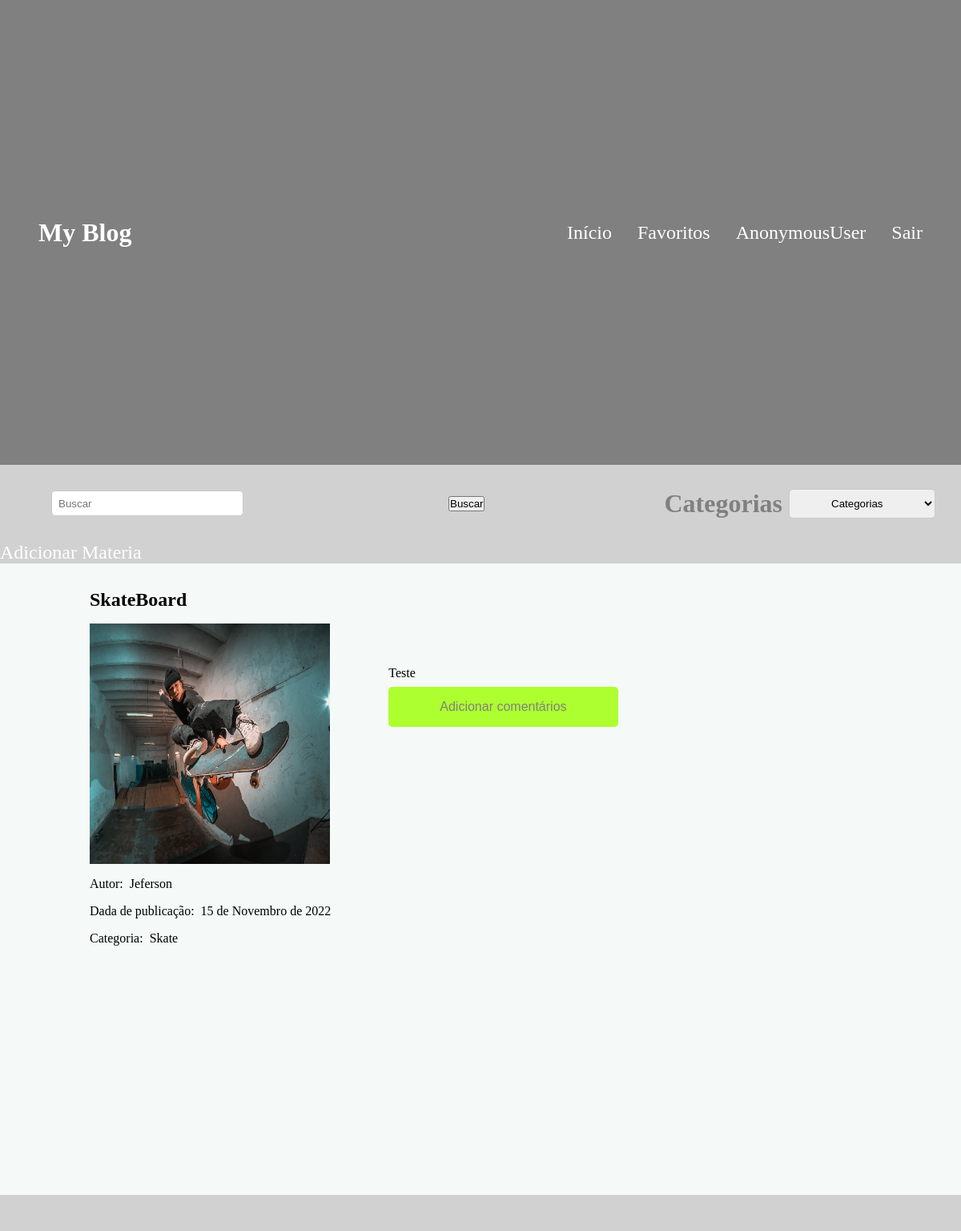
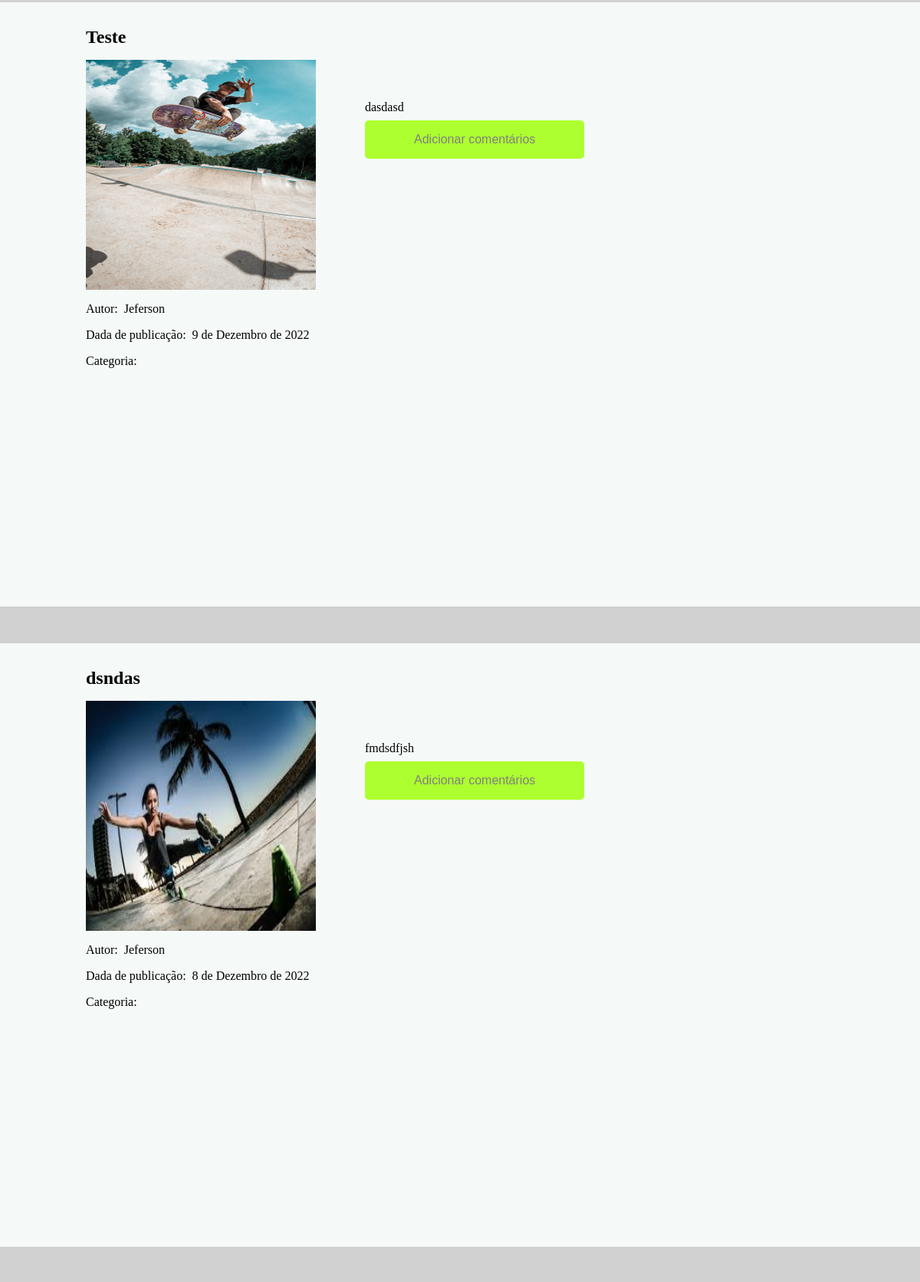
The page / (upper part) on the database its author committed (2 pictures, top to bottom).
### blog/models.py (models this page shows, shortened)
class Materia(models.Model):
    autor = models.CharField(max_length=255)
    titulo = models.CharField(max_length=255)
    descricao = models.CharField(max_length=255)
    categoria = models.CharField(max_length=255)
    data_publicacao = models.DateField()
    imagem = models.ImageField()

### blog/views.py (the view)
# urls.py: path('', views.index, name='blog'),
def index(request):
    if request.user.is_superuser:
        materias = Materia.objects.all()
        return render(request, 'index.html', {'materias':materias})
    else:
        materias = Materia.objects.all()
        return render(request, 'index.html', {'materias':materias})

### blog/templates/index.html (shortened to what this page needs)
{% load static %}
<!DOCTYPE html>
<html lang="en">
<head>
    <link rel="stylesheet" href="{% static 'home.css' %}">
</head>
<body>
    <div class="container">
        <div class="header">
            <h1>My Blog</h1>
            <div class="header-content">
                <ul>
                    <li><a href="./index.html">Início</a></li>
                    <li><a href="./favoritos.html">Favoritos</a></li>
                    <li><a href="">{{user}}</a></li>
                        <li><a href="{% url 'logout' %}">Sair</a></li>
                </ul>
            </div>
        </div>
        <form method="GET" action="{% url 'buscar' %}">
            <div class="buscar">
                <input type="text" name="termo" placeholder="Buscar">
                <button class="btn-buscar" type="submit">Buscar</button>
                <div class="container-categorias">
                    <h1>Categorias</h1>
                    <select name="" id="categoria">
                        <option value="">Categorias</option>
                    </select>
                </div>
            </div>
            <a class="button" href="{% url 'nova_publicacao' %}">Adicionar Materia</a>
        </form>
        <div class="posts">
            {% for materia in materias %}
            <div class="container-materia">
                <div class="publicacao">
                    <h2>{{materia.titulo}}</h2>
                    {% if materia.imagem %}
                        <img src="{{materia.imagem.url}}" alt="">
                    {% endif %}
                    <div class="info-autor">
                        <p>Autor:</p><span>{{materia.autor}}</span>
                    </div>
                    <div class="data">
                        <p>Dada de publicação:</p><span>{{materia.data_publicacao}}</span>
                    </div>
                    <div class="categoria">
                        <p>Categoria:</p><span>{{materia.categoria}}</span>
                    </div>
                </div>
                <div class="descricao">
                    <p>{{materia.descricao}}</p>
                    <button type="submit">Adicionar comentários</button>
                </div>
            </div>
            {% endfor %}
        </div>
    </div>
</body>
</html>

### blog/static/home.css (style rules this page uses)
* { margin: 0; padding: 0; box-sizing: border-box; text-decoration: none; list-style: none; }
.container { width: 100%; height: 100vh; background-color: rgb(209, 209, 209); overflow: auto; }
.header { height: 10%; display: flex; justify-content: space-between; align-items: center; padding: 0 3rem; background-color: gray; }
.header-content ul { display: flex; gap: 2rem; }
h1 { color: #fff; }
a { font-size: 1.5rem; color: #fff; }
.buscar { display: flex; justify-content: space-between; align-items: center; padding: 0 2rem; }
.buscar input { width: 15rem; height: 2rem; margin: 2rem; padding: 0 .5rem; border-radius: 5px; border: 1px solid rgb(204, 201, 201); }
.container-categorias { display: flex; gap: .5rem; }
.container-categorias h1 { color: gray; }
select { padding: 0 3rem; border: 1px solid rgb(204, 201, 201); border-radius: 5px; }
.posts { width: 100%; height: 100vh; display: flex; gap: 3rem; flex-wrap: wrap; }
.container-materia { width: 100%; display: flex; padding: 0 3rem; background-color: rgb(245, 249, 248); }
.publicacao { display: flex; flex-direction: column; gap: 1rem; padding: 2rem 4rem; }
.descricao { margin: 8rem 0; }
.descricao button { padding: 1rem 4rem; background-color: greenyellow; color: gray; border: none; border-radius: 5px; margin: .5rem 0; font-size: 1rem; }
img { width: 300px; height: 300px; }
.info-autor, .data { display: flex; }
span { padding: 0 .5rem; }
.categoria { display: flex; }

### rows shown on the page
Materia: titulo "SkateBoard", imagem (picture), autor "Jeferson", data_publicacao "15 de Novembro de 2022", categoria "Skate", descricao "Teste"
Materia: titulo "Teste", imagem (picture), autor "Jeferson", data_publicacao "9 de Dezembro de 2022", descricao "dasdasd"
Materia: titulo "dsndas", imagem (picture), autor "Jeferson", data_publicacao "8 de Dezembro de 2022", descricao "fmdsdfjsh"

### other values the page prints
{{ user }} "AnonymousUser"
